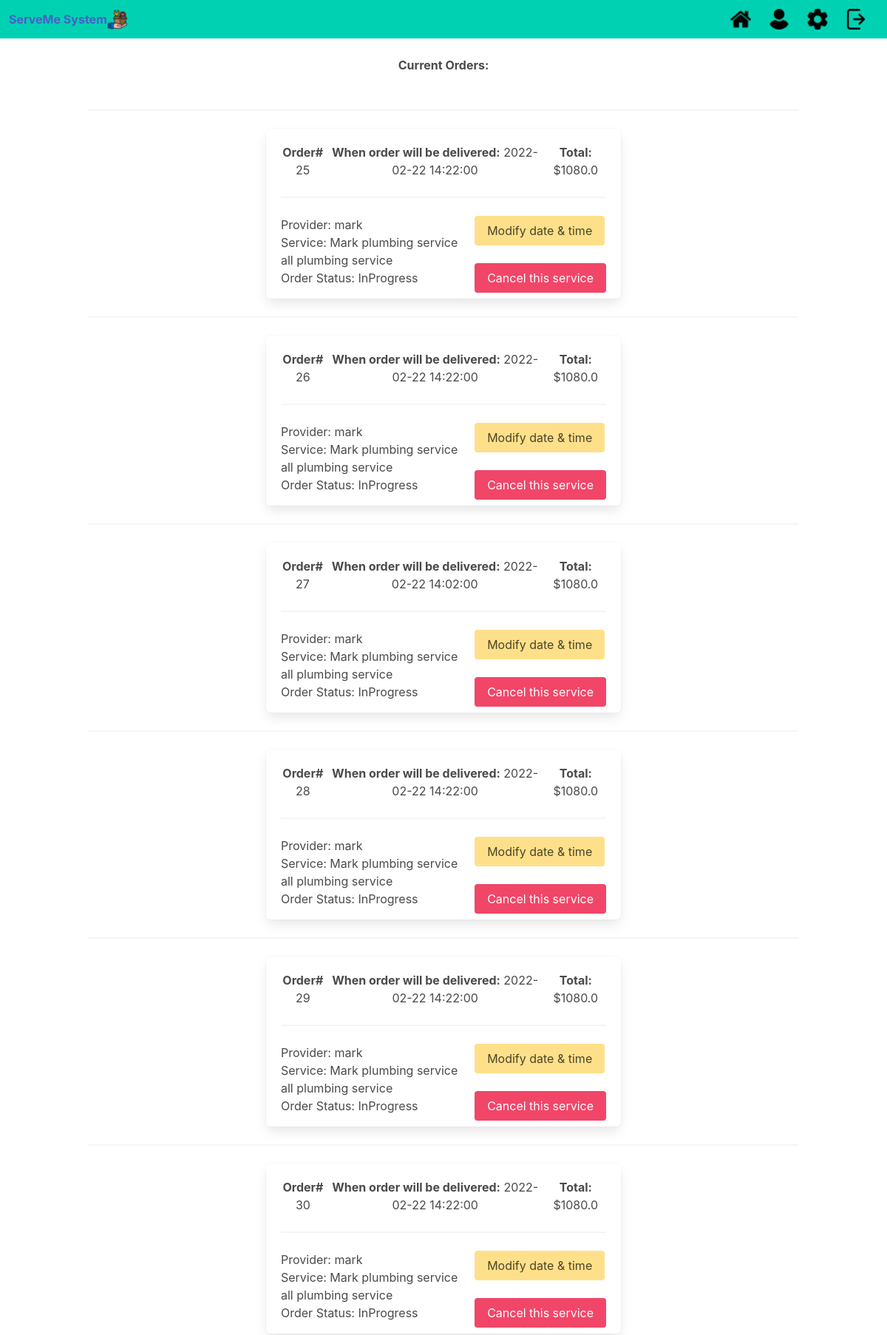
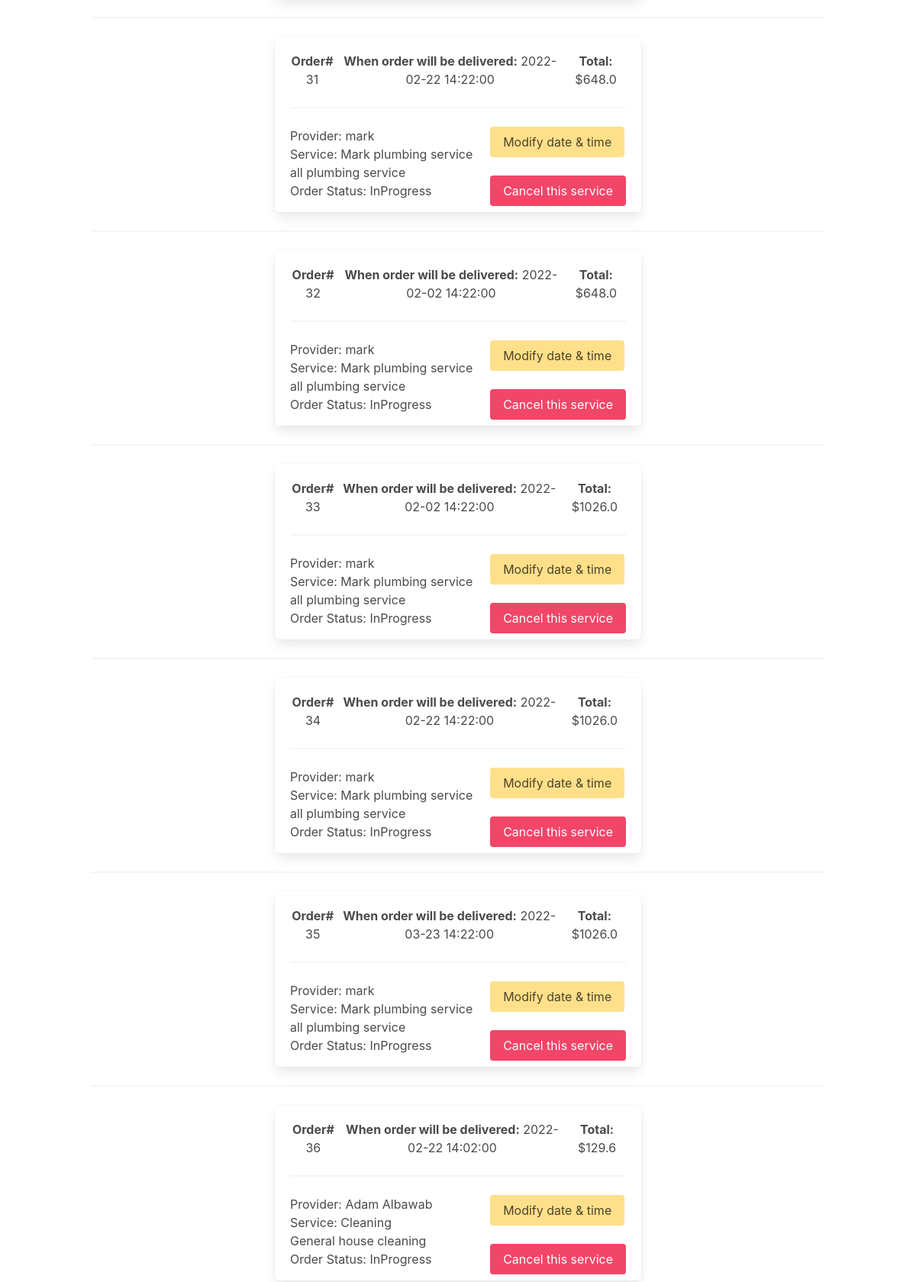
/current_orders (signed in, upper part), run on the app's committed database (2 pictures, top to bottom).
### serveme/models.py (models this page shows, shortened)
class Provider (db.Model):
    provider_id     = db.Column(db.Integer, primary_key=True)
    userID          = db.Column(db.Integer, db.ForeignKey('user.userID'), nullable=False)
    provider_name   = db.Column(db.String(50), nullable=False)
    rating_avg      = db.Column(db.Float)
    phone_number    = db.Column(db.String(10), nullable=False)
    address         = db.Column(db.String(25), nullable=False)
    email           = db.Column(db.String(20), nullable=False)
    ssn             = db.Column(db.String(9), nullable=False)
    services        = db.relationship('Service', backref='service_provider', lazy=True)

class Order (db.Model):
    order_id        = db.Column(db.Integer, primary_key=True)
    provider_id     = db.Column(db.Integer, nullable=False)
    service_id      = db.Column(db.Integer, nullable=False)
    userID          = db.Column(db.Integer, db.ForeignKey('user.userID'), nullable=False)
    cost            = db.Column(db.Float(precision=2), nullable=False)
    review_id       = db.Column(db.Integer)
    description     = db.Column(db.String(255))
    date            = db.Column(db.DateTime())
    status          = db.Column(db.String(255))

class Service (db.Model):
    provider_id     = db.Column(db.Integer, db.ForeignKey('provider.provider_id'), nullable=False)
    service_id      = db.Column(db.Integer, nullable=False, primary_key=True)
    rating_avg      = db.Column(db.Float(precision=2), nullable=False)
    service_name    = db.Column(db.String(20), nullable=False)
    cost            = db.Column(db.Float(precision=2), nullable=False)
    description     = db.Column(db.String(255), nullable=False)
    category        = db.Column(db.String(20), nullable=False)

### serveme/orderController.py (the view)
@orderController.route('/current_orders')
def current_orders():
    orders = Order.query.filter(or_(Order.status == 'InProgress', Order.status == "Accepted"), Order.userID==current_user.userID).all()
    services = Service.query.all()
    providers = Provider.query.all()
    return render_template('current_orders.html', orders=orders, services=services, providers=providers)

### serveme/templates/current_orders.html (shortened to what this page needs)
{% extends "base.html" %}
{% block content %}
<h1>
 <br>
 <b>Current Orders:</b>
</h1>
  <br>
   {%for service in services%}
    {%for order in orders%}
     {%for provider in providers%}
      {%if order.provider_id==service.provider_id and order.service_id==service.service_id and service.provider_id == provider.provider_id%}
      <hr>
      {%if order.status == "InProgress" or order.status == "Accepted"%}
    <div class="box" style="height:230px; margin:auto; width:50%">
      <div style="display:flex; flex-direction: horizontal; justify-content: space-around;">
        <div><b>Order#</b> {{order.order_id}}</div>
        <div><b>When order will be delivered:</b> {{order.date}}</div>
        <div><b>Total:</b> ${{order.cost}}</div>
      </div>
      <hr>
	<form method="POST", action="{{ url_for('orderController.current_orders',orderID=order.order_id)}}">
        <div style="display: flex; flex-direction: horizontal;text-align: left;">
          <div>
            Provider:
            {{provider.provider_name}}
	    <br>
            Service:
            {{service.service_name}}
            <br>
            {{service.description}}
            <br>
            Order Status:
            {{order.status}}
          </div>
          <br>
          <div style="margin-left:auto">
            <button type="submit" name="modifyDate" value="modifyDate" button class="button is-warning">Modify date & time</button>
            <br>
            <br>
            <button type="submit" name="cancelOrder" value="cancelOrder" button class="button is-danger">Cancel this service</button>
          </div>
        </div>
    </div>
        {%endif%}
        {%endif%}
      {%endfor%}
    {%endfor%}
   {%endfor%}
   <br>
{% endblock %}

### data on the page
Service: service_name "Mark plumbing service", description "all plumbing service"
Order: order_id "25", date "2022-02-22 14:22:00", cost "1080.0", status "InProgress"
Provider: provider_name "mark"
Order: order_id "26", date "2022-02-22 14:22:00", cost "1080.0", status "InProgress"
Order: order_id "27", date "2022-02-22 14:02:00", cost "1080.0", status "InProgress"
Order: order_id "28", date "2022-02-22 14:22:00", cost "1080.0", status "InProgress"
Order: order_id "29", date "2022-02-22 14:22:00", cost "1080.0", status "InProgress"
Order: order_id "30", date "2022-02-22 14:22:00", cost "1080.0", status "InProgress"
Order: order_id "31", date "2022-02-22 14:22:00", cost "648.0", status "InProgress"
Order: order_id "32", date "2022-02-02 14:22:00", cost "648.0", status "InProgress"
Order: order_id "33", date "2022-02-02 14:22:00", cost "1026.0", status "InProgress"
Order: order_id "34", date "2022-02-22 14:22:00", cost "1026.0", status "InProgress"
Order: order_id "35", date "2022-03-23 14:22:00", cost "1026.0", status "InProgress"
Service: service_name "Cleaning", description "General house cleaning"
Order: order_id "36", date "2022-02-22 14:02:00", cost "129.6", status "InProgress"
Provider: provider_name "Adam Albawab"
